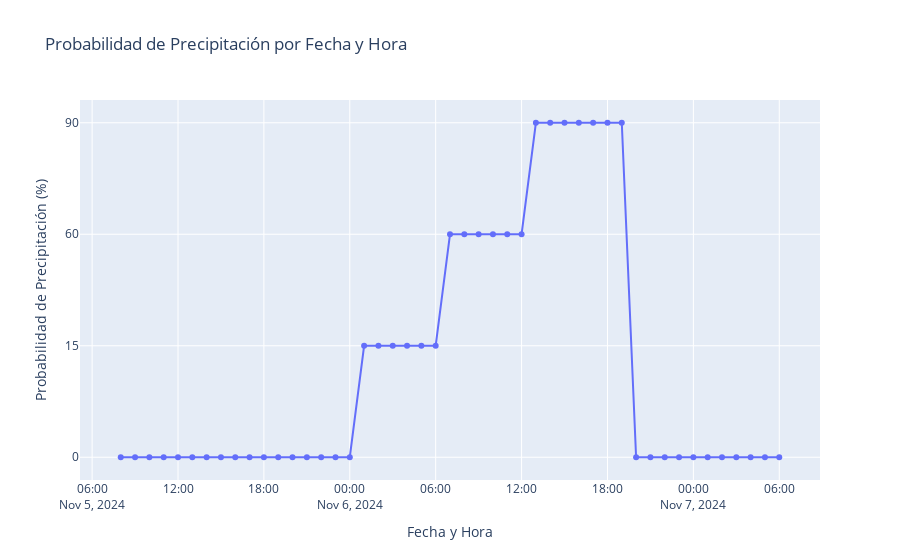

Write notebook code for a chart like this one.
### Code cell
plot_rain_chance(data)

### Figure 1 — Plotly figure (JSON) as saved in the notebook; plotly's stock layout.template omitted (floating-point values rounded to 4 significant figures)
{"data": [{"hovertemplate": "fecha_hora=%{x}<br>Probabilidad (%)=%{y}<extra></extra>", "legendgroup": "", "line": {"color": "#636efa", "dash": "solid"}, "marker": {"symbol": "circle"}, "mode": "lines+markers", "name": "", "orientation": "v", "showlegend": false, "type": "scatter", "x": ["2024-11-05T08:00:00", "2024-11-05T09:00:00", "2024-11-05T10:00:00", "2024-11-05T11:00:00", "2024-11-05T12:00:00", "2024-11-05T13:00:00", "2024-11-05T14:00:00", "2024-11-05T15:00:00", "2024-11-05T16:00:00", "2024-11-05T17:00:00", "2024-11-05T18:00:00", "2024-11-05T19:00:00", "2024-11-05T20:00:00", "2024-11-05T21:00:00", "2024-11-05T22:00:00", "2024-11-05T23:00:00", "2024-11-06T00:00:00", "2024-11-06T01:00:00", "2024-11-06T02:00:00", "2024-11-06T03:00:00", "2024-11-06T04:00:00", "2024-11-06T05:00:00", "2024-11-06T06:00:00", "2024-11-06T07:00:00", "2024-11-06T08:00:00", "2024-11-06T09:00:00", "2024-11-06T10:00:00", "2024-11-06T11:00:00", "2024-11-06T12:00:00", "2024-11-06T13:00:00", "2024-11-06T14:00:00", "2024-11-06T15:00:00", "2024-11-06T16:00:00", "2024-11-06T17:00:00", "2024-11-06T18:00:00", "2024-11-06T19:00:00", "2024-11-06T20:00:00", "2024-11-06T21:00:00", "2024-11-06T22:00:00", "2024-11-06T23:00:00", "2024-11-07T00:00:00", "2024-11-07T01:00:00", "2024-11-07T02:00:00", "2024-11-07T03:00:00", "2024-11-07T04:00:00", "2024-11-07T05:00:00", "2024-11-07T06:00:00"], "xaxis": "x", "y": ["0", "0", "0", "0", "0", "0", "0", "0", "0", "0", "0", "0", 0, 0, 0, 0, 0, "15", "15", "15", "15", "15", "15", "60", "60", "60", "60", "60", "60", "90", "90", "90", "90", "90", "90", "90", 0, 0, 0, 0, 0, "0", "0", "0", "0", "0", "0"], "yaxis": "y"}], "layout": {"legend": {"tracegroupgap": 0}, "title": {"text": "Probabilidad de Precipitación por Fecha y Hora"}, "xaxis": {"anchor": "y", "domain": [0, 1], "title": {"text": "Fecha y Hora"}}, "yaxis": {"anchor": "x", "domain": [0, 1], "title": {"text": "Probabilidad de Precipitación (%)"}}}}
